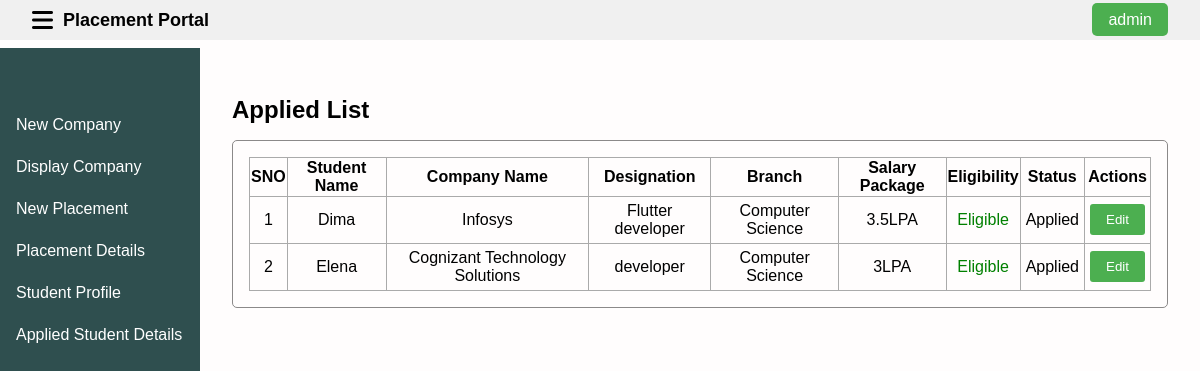
The page /admin_placements (signed in) on the database its author committed.
### app.py (models this page shows)
class ApplyPlacement(db.Model):
    id = db.Column(db.Integer, primary_key=True)
    student_name = db.Column(db.String(100), nullable=False)
    company_name = db.Column(db.String(100), nullable=False)
    designation = db.Column(db.String(100), nullable=False)
    branch = db.Column(db.String(15), nullable=False)
    rskill = db.Column(db.String(100), nullable=False)
    cutoff = db.Column(db.String(200), nullable=False)
    vacancies = db.Column(db.String(200), nullable=False)
    date_of_drive = db.Column(db.DateTime, nullable=False, default=datetime.utcnow)
    salary_package = db.Column(db.String(20), nullable=False)
    eligibility=db.Column(db.String(20), nullable=False)
    status = db.Column(db.String(50), nullable=True)  # Nullable string column for status

### app.py (the view)
@app.route('/admin_placements')
def admin_placements():
    username = session.get('username')
    if username:
        if username=='admin':
            applied_placements = ApplyPlacement.query.all()
            return render_template('apply_admin.html', username=username, applied_placements=applied_placements)
        else:
            flash("User not found!")
            return redirect('/faculty-login')
    else:
        flash("Please login first!")
        return redirect('/faculty-login')

### templates/apply_admin.html (shortened to what this page needs)
{% extends 'base_wel.html' %}
{% block head %}
<link rel="stylesheet" href="{{ url_for( 'static' , filename = 'css/style_w.css' ) }}">
{% endblock %}
{% block body %}
<main>
    <h2>Applied List</h2>
    <section id="placement-details">
        {% if applied_placements %}
        <table id="placement-table">
            <thead>
                <tr>
                    <th>SNO</th>
                    <th>Student Name</th>
                    <th>Company Name</th>
                    <th>Designation</th>
                    <th>Branch</th>
                    <th>Salary Package</th>
                    <th>Eligibility</th>
                    <th>Status</th>
                    <th>Actions</th>
                </tr>
            </thead>
            <tbody>
                {% for applied_placement in applied_placements %}
                <tr>
                    <td>{{ loop.index }}</td>
                    <td>{{ applied_placement.student_name }}</td>
                    <td>{{ applied_placement.company_name }}</td>
                    <td>{{ applied_placement.designation }}</td>
                    <td>{{ applied_placement.branch }}</td>
                    <td>{{ applied_placement.salary_package }}</td>
                    <td class="{% if applied_placement.eligibility == 'Eligible' %}eligible{% else %}not-eligible{% endif %}">{{ applied_placement.eligibility }}</td>
                    <td class="status">{{ applied_placement.status }}</td>
                    <td>
                        <button class="edit-btn" data-placement-id="{{ applied_placement.id }}" data-student-name="{{ applied_placement.student_name }}">Edit</button>
                    </td>
                </tr>
                {% endfor %}
            </tbody>
        </table>
        {% else %}
        <p>No Students added.</p>
        {% endif %}
    </section>
</main>
{% endblock %}

### static/css/style_w.css (style rules this page uses)
body { font-family: sans-serif; margin: 0; padding: 0; background-color: #fffdfdfa; }
main { margin-left: 200px; padding: 1rem 2rem; margin-top: 60px; }
section { margin-bottom: 1rem; padding: 1rem; border: 1px solid #8b8989; border-radius: 5px; }
h2 { margin-bottom: 1rem; }
button { padding: 0.5rem 1rem; border: none; background-color: #4CAF50; color: white; border-radius: 3px; cursor: pointer; }
table, td, th { border: 1px solid #aaa; }
table { border-collapse: collapse; width: 100%; }
th { height: 30px; }
td { text-align: center; padding: 5px; }
.eligible { color: green; }

### rows shown on the page
ApplyPlacement: student_name "Dima", company_name "Infosys", designation "Flutter developer", branch "Computer Science", salary_package "3.5LPA", eligibility "Eligible", status "Applied"
ApplyPlacement: student_name "Elena", company_name "Cognizant Technology Solutions", designation "developer", branch "Computer Science", salary_package "3LPA", eligibility "Eligible", status "Applied"

### other values the page prints
{{ username }} "admin"
